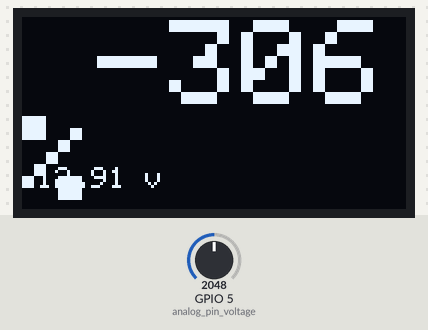
This sketch was run on a simulated ESP32-S2. On the bench: 128×64 one-colour display. Inputs (shaded band) come from the test bench; at power-on: GPIO 5 (analog_pin_voltage) = 2048.

Above: at 3.7 s.
3.8 s: GPIO 5 (analog_pin_voltage) set to 2866
At 6.3 s:
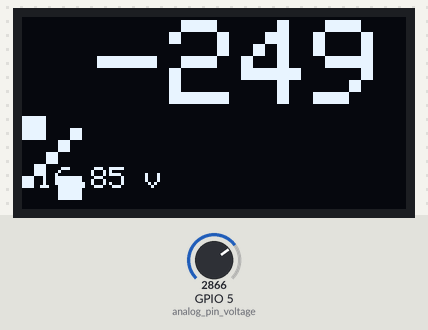
6.6 s: GPIO 5 (analog_pin_voltage) set to 3603
At 8.6 s:
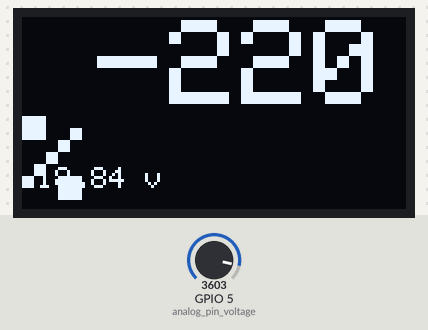
9.6 s: GPIO 5 (analog_pin_voltage) set to 4095
At 11.6 s:
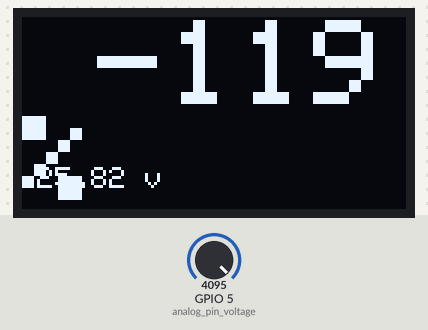
Timing chart, 0 to 13.1 s (numbered marks = the images above; inputs shaded):
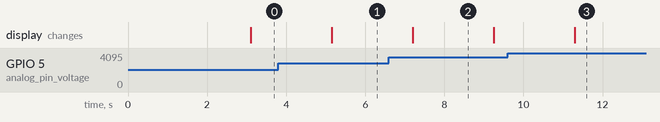

Measured:
- after the input at 3.8 s, the display: changes after 1.4 s (image 1)
- after the input at 6.6 s, the display: changes after 0.60 s (image 2)
- after the input at 9.6 s, the display: changes after 1.7 s (image 3)
- what the display in image 2 shows lasts 2.0 s, from 7.2 s to 9.2 s

The sketch:

31_esp32s2_oled_best_sterownik.ino
```cpp
#include "OledStuff.h"
#include "analog.h"
void setup()
{
  // analog_start();
  oled_start();
}

void loop()
{
  handle_analogRead();
}
```

analog.h
```cpp
#define analog_pin_voltage 5 //analogpin x pin 3
#define switch_pin 9 //analogpin x pin 3

int analog_value_voltage;
float voltage_factor = 6662.0; //  42.0 V ---> 6662 analog value
float voltage_ref = 42.0; //  42.0 V ---> 6662 analog value

float voltage;

int values[20];
int average_values[10];

// void analog_start()
// {
//   pinMode(switch_pin, OUTPUT);
//   pinMode(red_led_pin, OUTPUT);
//   pinMode(green_led_pin, OUTPUT);
//   digitalWrite(switch_pin, HIGH);
//   digitalWrite(red_led_pin, LOW);
//   digitalWrite(green_led_pin, LOW);
// }
int analog_average_calculating(int choosen_pin)
{
  for (int i = 0; i < 20; i++)
  {
		values[i] = analogRead(choosen_pin);
    delay(10);
  }
 // Sort the array (Bubble Sort for simplicity)
  for (int i = 0; i < 19; i++)
  {
    for (int j = 0; j < 19 - i; j++)
    {
      if (values[j] > values[j + 1])
      {
        int temp = values[j];
        values[j] = values[j + 1];
        values[j + 1] = temp;
      }
    }
  }
  // Discard the 4 highest and 4 lowest values
  int sum = 0;
  for (int i = 4; i < 16; i++) { // Only sum values from index 4 to 15
    sum += values[i];
  }
  //Calculate the average of the remaining 12 values
  int average = sum / 12;
  return average;
}
int analog_get_average(int choosen_pin)
{
  for (int i = 0; i < 10; i++)
  {
		average_values[i] = analog_average_calculating(choosen_pin);
  }
 // Sort the array (Bubble Sort for simplicity)
  for (int i = 0; i < 9; i++)
  {
    for (int j = 0; j < 9 - i; j++)
    {
      if (average_values[j] > average_values[j + 1])
      {
        int temp = average_values[j];
        average_values[j] = average_values[j + 1];
        average_values[j + 1] = temp;
      }
    }
  }
  // Discard the 2 highest and 2 lowest values
  int sum = 0;
  for (int i = 2; i < 8; i++) { // Only sum values from index 4 to 15
    sum += average_values[i];
  }
  //Calculate the average of the remaining 6 values
  int average = sum / 6;
  return average;
}


void handle_analogRead()
{
  analog_value_voltage = analog_get_average(analog_pin_voltage);
  voltage = (analog_value_voltage*voltage_ref)/voltage_factor;
  oled_display_content(voltage);

}
```

Source omitted: OledStuff.h (data table, 4958 bytes)
